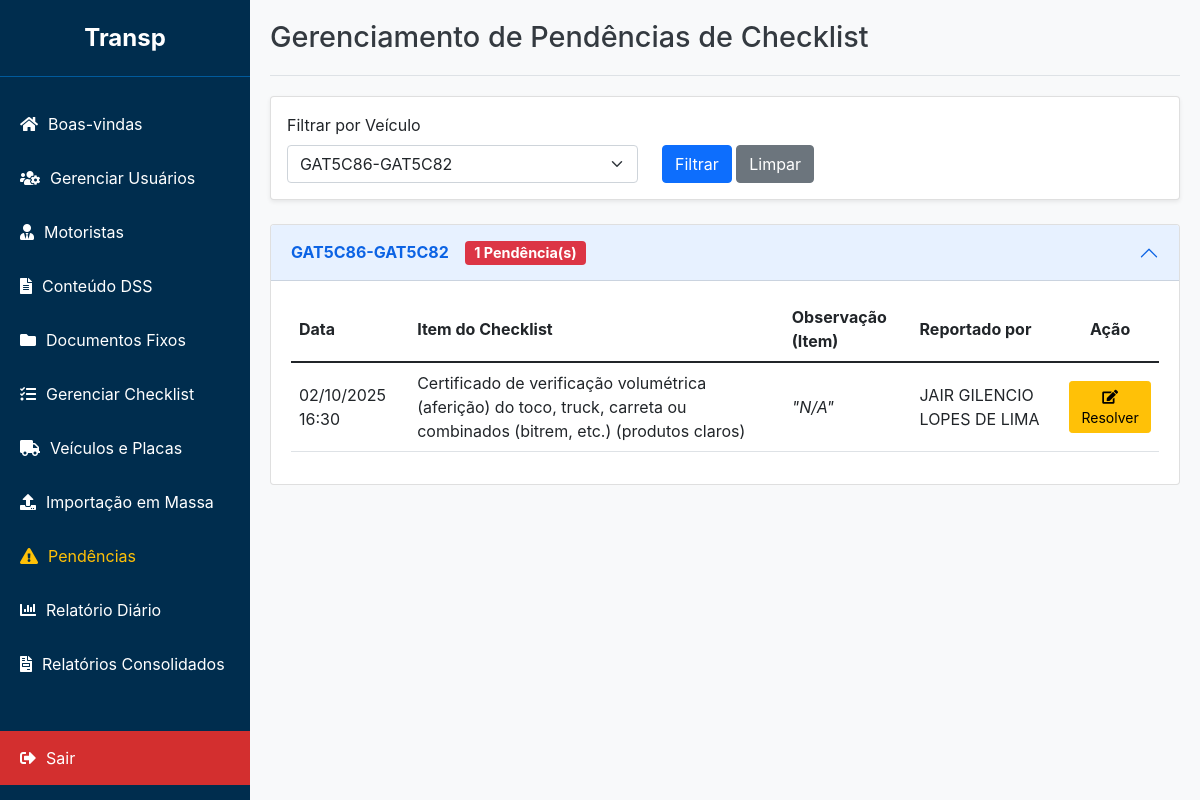
Screenshot of /admin/pendencias?veiculo_id=1 (signed in) with the database file from the repository.
### app/models.py (models this page shows, shortened)
class Veiculo(db.Model):
    id = db.Column(db.Integer, primary_key=True)
    unidade = db.Column(db.String(100), nullable=True)
    operacao = db.Column(db.String(100), nullable=True) # NOVO CAMPO
    nome_conjunto = db.Column(db.String(100), unique=True, nullable=False)
    placa_cavalo_id = db.Column(db.Integer, db.ForeignKey('placa.id'), nullable=False)
    placa_carreta1_id = db.Column(db.Integer, db.ForeignKey('placa.id'), nullable=True)
    placa_carreta2_id = db.Column(db.Integer, db.ForeignKey('placa.id'), nullable=True)
    obs = db.Column(db.Text)
    placa_cavalo = db.relationship('Placa', foreign_keys=[placa_cavalo_id])
    placa_carreta1 = db.relationship('Placa', foreign_keys=[placa_carreta1_id])
    placa_carreta2 = db.relationship('Placa', foreign_keys=[placa_carreta2_id])
    motoristas = db.relationship('Motorista', backref='veiculo', lazy=True)
    checklists_preenchidos = db.relationship('ChecklistPreenchido', backref='veiculo', lazy=True)

class Pendencia(db.Model):
    id = db.Column(db.Integer, primary_key=True)
    item_id = db.Column(db.Integer, db.ForeignKey('checklist_item.id'), nullable=False)
    veiculo_id = db.Column(db.Integer, db.ForeignKey('veiculo.id'), nullable=False)
    resposta_abertura_id = db.Column(db.Integer, db.ForeignKey('checklist_resposta.id'), nullable=False)
    status = db.Column(db.String(50), nullable=False, default='PENDENTE')
    data_criacao = db.Column(db.DateTime, nullable=False, default=datetime.utcnow)
    data_resolucao = db.Column(db.DateTime, nullable=True)
    observacao_admin = db.Column(db.Text, nullable=True)
    numero_os = db.Column(db.String(50), nullable=True) # Campo para a Ordem de Serviço
    item = db.relationship('ChecklistItem')
    veiculo = db.relationship('Veiculo')
    resposta_abertura = db.relationship('ChecklistResposta')

class ChecklistItem(db.Model):
    id = db.Column(db.Integer, primary_key=True)
    checklist_id = db.Column(db.Integer, db.ForeignKey('checklist.id'), nullable=False)
    texto = db.Column(db.String(500), nullable=False)
    ordem = db.Column(db.Integer, default=0) # Para ordenar os itens
    parent_id = db.Column(db.Integer, db.ForeignKey('checklist_item.id'), nullable=True)
    sub_itens = db.relationship('ChecklistItem', backref=db.backref('parent', remote_side=[id]), lazy='dynamic', cascade="all, delete-orphan")

class ChecklistResposta(db.Model):
    id = db.Column(db.Integer, primary_key=True)
    preenchimento_id = db.Column(db.Integer, db.ForeignKey('checklist_preenchido.id'), nullable=False)
    item_id = db.Column(db.Integer, db.ForeignKey('checklist_item.id'), nullable=False)
    resposta = db.Column(db.String(50)) # Ex: 'CONFORME', 'NAO CONFORME'
    observacao = db.Column(db.Text)
    item = db.relationship('ChecklistItem')

class Motorista(db.Model):
    id = db.Column(db.Integer, primary_key=True)
    unidade = db.Column(db.String(100), nullable=True)
    operacao = db.Column(db.String(100), nullable=True) # NOVO CAMPO
    nome = db.Column(db.String(150), nullable=False)
    cpf = db.Column(db.String(14), unique=True, nullable=False)
    rg = db.Column(db.String(20))
    cnh = db.Column(db.String(20))
    frota = db.Column(db.String(50))
    password_hash = db.Column(db.String(256), nullable=True)
    veiculo_id = db.Column(db.Integer, db.ForeignKey('veiculo.id'), nullable=True)
    assinaturas = db.relationship('Assinatura', backref='motorista', lazy=True)
    checklists_preenchidos = db.relationship('ChecklistPreenchido', backref='motorista', lazy=True)

### app/routes.py (the view)
@admin_bp.route('/pendencias', methods=['GET'])
@login_required()  # Garante que apenas usuários logados acessem
def gerenciar_pendencias():
    user_role = session.get('role')
    user_unidade = session.get('unidade')
    pendencias_agrupadas = defaultdict(list)
    query = Pendencia.query.join(Veiculo).filter(Pendencia.status == 'PENDENTE')
    if user_role != 'admin':
        query = query.filter(Veiculo.unidade == user_unidade)
    veiculo_id_str = request.args.get('veiculo_id')
    veiculo_id = int(veiculo_id_str) if veiculo_id_str else None
    if veiculo_id:
        query = query.filter(Pendencia.veiculo_id == veiculo_id)
    pendencias = query.order_by(Pendencia.data_criacao.desc()).all()
    for pendencia in pendencias:
        pendencias_agrupadas[pendencia.veiculo].append(pendencia)
    veiculos_query = Veiculo.query
    if user_role != 'admin':
        veiculos_query = veiculos_query.filter(Veiculo.unidade == user_unidade)
    todos_veiculos = veiculos_query.order_by(Veiculo.nome_conjunto).all()
    return render_template(
        'admin_pendencias.html',
        pendencias_agrupadas=pendencias_agrupadas,
        todos_veiculos=todos_veiculos,
        veiculo_selecionado_id=veiculo_id
    )

### app/routes.py (called while the page is built)
def login_required(required_role=["admin", "master", "comum"]):
    def decorator(f):
        @wraps(f)
        def decorated_function(*args, **kwargs):
            if 'user_id' not in session:
                flash('Por favor, faça login para acessar esta página.', 'warning')
                return redirect(url_for('admin.login'))
            user_role = session.get('role')
            if user_role not in required_role:
                flash('Você não tem permissão para acessar esta página.', 'danger')
                return redirect(url_for('admin.dashboard'))
            return f(*args, **kwargs)
        return decorated_function
    return decorator

### app/templates/admin_pendencias.html (shortened to what this page needs)
{% extends "base_adm.html" %}
{% block header %}Gerenciamento de Pendências de Checklist{% endblock %}
{% block content %}
<div class="card shadow-sm mb-4">
    <div class="card-body">
        <form method="GET" action="{{ url_for('admin.gerenciar_pendencias') }}">
            <div class="row align-items-end">
                <div class="col-md-5">
                    <label for="veiculo_id" class="form-label">Filtrar por Veículo</label>
                    <select name="veiculo_id" id="veiculo_id" class="form-select">
                        {% for v in todos_veiculos %}
                            <option value="{{ v.id }}" {% if v.id == veiculo_selecionado_id %}selected{% endif %}>
                                {{ v.nome_conjunto }}
                            </option>
                        {% endfor %}
                    </select>
                </div>
                <div class="col-md-3">
                    <button type="submit" class="btn btn-primary">Filtrar</button>
                    <a href="{{ url_for('admin.gerenciar_pendencias') }}" class="btn btn-secondary">Limpar</a>
                </div>
            </div>
        </form>
    </div>
</div>
{% if not pendencias_agrupadas %}
    <div class="empty-state">
        <i class="fas fa-check-circle"></i>
        <h4>Tudo em ordem!</h4>
        <p>Nenhuma pendência de checklist em aberto no momento.</p>
    </div>
{% else %}
    <div class="accordion" id="pendenciasAccordion">
        {% for veiculo, pendencias in pendencias_agrupadas.items() %}
            <div class="accordion-item">
                <h2 class="accordion-header" id="heading-{{ veiculo.id }}">
                    <button class="accordion-button" type="button" data-bs-toggle="collapse" data-bs-target="#collapse-{{ veiculo.id }}" aria-expanded="true" aria-controls="collapse-{{ veiculo.id }}">
                        <strong>{{ veiculo.nome_conjunto }}</strong>
                        <span class="ms-3 badge bg-danger">{{ pendencias|length }} Pendência(s)</span>
                    </button>
                </h2>
                <div id="collapse-{{ veiculo.id }}" class="accordion-collapse collapse show" aria-labelledby="heading-{{ veiculo.id }}" data-bs-parent="#pendenciasAccordion">
                    <div class="accordion-body">
                        <table class="table table-sm table-hover">
                            <thead>
                                <tr>
                                    <th>Data</th>
                                    <th>Item do Checklist</th>
                                    <th>Observação (Item)</th>
                                    <th>Reportado por</th>
                                    <th class="text-center">Ação</th>
                                </tr>
                            </thead>
                            <tbody>
                                {% for pendencia in pendencias %}
                                    <tr>
                                        <td>{{ pendencia.data_criacao.strftime('%d/%m/%Y %H:%M') }}</td>
                                        <td>{{ pendencia.item.texto }}</td>
                                        <td><em>"{{ pendencia.resposta_abertura.observacao or 'N/A' }}"</em></td>
                                        <td>{{ pendencia.resposta_abertura.preenchimento.motorista.nome }}</td>
                                        <td class="text-center">
                                            <button type="button" class="btn btn-warning btn-sm" data-bs-toggle="modal" data-bs-target="#resolverModal-{{ pendencia.id }}">
                                                <i class="fas fa-edit"></i> Resolver
                                            </button>
                                        </td>
                                    </tr>
                                                            {% set preenchimento = pendencia.resposta_abertura.preenchimento %}
                                {% endfor %}
                            </tbody>
                        </table>
                    </div>
                </div>
            </div>
        {% endfor %}
    </div>
{% endif %}
{% endblock %}

### app/templates/base_adm.html (style rules this page uses)
:root { --sidebar-width: 250px; --header-height: 60px; --primary-blue: #002D4E; --light-blue: #005A9C; --logout-red: #d32f2f; --logout-red-hover: #c62828; --flash-success: #d4edda; --flash-success-text: #155724; --flash-error: #f8d7da; --flash-error-text: #721c24; --flash-info: #cce5ff; --flash-info-text: #004085; }
body { font-family: -apple-system, BlinkMacSystemFont, "Segoe UI", Roboto, "Helvetica Neue", Arial, sans-serif; margin: 0; background-color: #f8f9fa; }

### app/templates/admin_pendencias.html (style rules this page uses)
.accordion-button { font-weight: 500; }
.badge { font-size: 0.9em; }
.table-sm th, .table-sm td { padding: 0.5rem; vertical-align: middle; }

### rows the page displays
Veiculo: nome_conjunto "GAT5C86-GAT5C82", pendencias "1"
Pendencia: data_criacao "02/10/2025 16:30", item.texto "Certificado de verificação volumétrica (aferição) do toco, truck, carreta ou combinados (bitrem, etc.) (produtos claros)", resposta_abertura "N/A", resposta_abertura.preenchimento.motorista.nome "JAIR GILENCIO LOPES DE LIMA"

### other values shown
form field veiculo_id "GAT5C86-GAT5C82"
